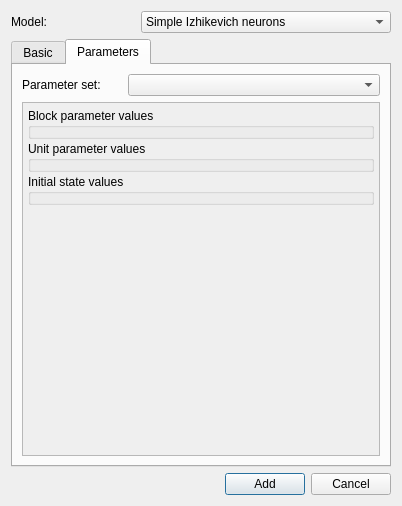
<?xml version="1.0" encoding="UTF-8"?>
<ui version="4.0">
 <class>NewBlockWindow</class>
 <widget class="QDialog" name="NewBlockWindow">
  <property name="geometry">
   <rect>
    <x>0</x>
    <y>0</y>
    <width>402</width>
    <height>506</height>
   </rect>
  </property>
  <property name="windowTitle">
   <string>Dialog</string>
  </property>
  <layout class="QVBoxLayout" name="verticalLayout">
   <item>
    <layout class="QHBoxLayout" name="horizontalLayout">
     <item>
      <widget class="QLabel" name="label">
       <property name="text">
        <string>Model:</string>
       </property>
      </widget>
     </item>
     <item>
      <widget class="QComboBox" name="neuronModelComboBox">
       <item>
        <property name="text">
         <string>Simple Izhikevich neurons</string>
        </property>
       </item>
       <item>
        <property name="text">
         <string>Simple Izhikevich basal ganglia neurons</string>
        </property>
       </item>
       <item>
        <property name="text">
         <string>Cortical Izhikevich</string>
        </property>
       </item>
       <item>
        <property name="text">
         <string>Thalamic Izhikevich neurons</string>
        </property>
       </item>
       <item>
        <property name="text">
         <string>Basal ganglia Izhikevich neurons</string>
        </property>
       </item>
      </widget>
     </item>
    </layout>
   </item>
   <item>
    <widget class="QTabWidget" name="tabWidget">
     <property name="maximumSize">
      <size>
       <width>5000</width>
       <height>6000</height>
      </size>
     </property>
     <property name="currentIndex">
      <number>1</number>
     </property>
     <widget class="QWidget" name="tabBasic">
      <attribute name="title">
       <string>Basic</string>
      </attribute>
      <layout class="QVBoxLayout" name="verticalLayout_4">
       <item>
        <widget class="QLabel" name="label_2">
         <property name="text">
          <string>&lt;html&gt;&lt;head/&gt;&lt;body&gt;&lt;p&gt;&lt;span style=&quot; font-weight:600;&quot;&gt;Basic block parameters:&lt;/span&gt;&lt;/p&gt;&lt;/body&gt;&lt;/html&gt;</string>
         </property>
        </widget>
       </item>
       <item>
        <widget class="QFrame" name="frame">
         <property name="minimumSize">
          <size>
           <width>0</width>
           <height>0</height>
          </size>
         </property>
         <property name="frameShape">
          <enum>QFrame::StyledPanel</enum>
         </property>
         <property name="frameShadow">
          <enum>QFrame::Raised</enum>
         </property>
         <layout class="QGridLayout" name="gridLayout_2">
          <property name="leftMargin">
           <number>2</number>
          </property>
          <property name="topMargin">
           <number>2</number>
          </property>
          <property name="rightMargin">
           <number>2</number>
          </property>
          <property name="bottomMargin">
           <number>2</number>
          </property>
          <property name="spacing">
           <number>3</number>
          </property>
          <item row="3" column="1">
           <widget class="QLineEdit" name="colourLineEdit">
            <property name="text">
             <string>#aaafff</string>
            </property>
           </widget>
          </item>
          <item row="2" column="1">
           <widget class="QLineEdit" name="nameLineEdit">
            <property name="text">
             <string>newBlock</string>
            </property>
           </widget>
          </item>
          <item row="4" column="1">
           <widget class="QCheckBox" name="spatiallyEmbeddedCheckBox">
            <property name="enabled">
             <bool>false</bool>
            </property>
            <property name="text">
             <string/>
            </property>
           </widget>
          </item>
          <item row="2" column="0">
           <widget class="QLabel" name="nameLabel">
            <property name="text">
             <string>name</string>
            </property>
           </widget>
          </item>
          <item row="6" column="0">
           <widget class="QLabel" name="lblNeuronsX">
            <property name="enabled">
             <bool>false</bool>
            </property>
            <property name="text">
             <string>neurons in X:</string>
            </property>
           </widget>
          </item>
          <item row="6" column="1">
           <widget class="QSpinBox" name="spinBoxNeuronsX">
            <property name="enabled">
             <bool>false</bool>
            </property>
            <property name="minimum">
             <number>1</number>
            </property>
            <property name="maximum">
             <number>2048</number>
            </property>
           </widget>
          </item>
          <item row="8" column="1">
           <widget class="QSpinBox" name="spinBoxNeuronsY">
            <property name="enabled">
             <bool>false</bool>
            </property>
            <property name="minimum">
             <number>1</number>
            </property>
            <property name="maximum">
             <number>2048</number>
            </property>
           </widget>
          </item>
          <item row="8" column="0">
           <widget class="QLabel" name="lblNeuronsY">
            <property name="enabled">
             <bool>false</bool>
            </property>
            <property name="text">
             <string>neurons in Y:</string>
            </property>
           </widget>
          </item>
          <item row="3" column="0">
           <widget class="QLabel" name="colourLabel">
            <property name="text">
             <string>colour</string>
            </property>
           </widget>
          </item>
          <item row="4" column="0">
           <widget class="QLabel" name="colourLabel_12">
            <property name="text">
             <string>Spatially embedded</string>
            </property>
           </widget>
          </item>
         </layout>
        </widget>
       </item>
       <item>
        <widget class="QFrame" name="frame_2">
         <property name="minimumSize">
          <size>
           <width>0</width>
           <height>0</height>
          </size>
         </property>
         <property name="frameShape">
          <enum>QFrame::StyledPanel</enum>
         </property>
         <property name="frameShadow">
          <enum>QFrame::Raised</enum>
         </property>
         <layout class="QGridLayout" name="gridLayout">
          <property name="leftMargin">
           <number>2</number>
          </property>
          <property name="topMargin">
           <number>0</number>
          </property>
          <property name="rightMargin">
           <number>2</number>
          </property>
          <property name="bottomMargin">
           <number>0</number>
          </property>
          <property name="spacing">
           <number>2</number>
          </property>
          <item row="0" column="0">
           <widget class="QLabel" name="colourLabel_21">
            <property name="maximumSize">
             <size>
              <width>16777215</width>
              <height>50</height>
             </size>
            </property>
            <property name="font">
             <font>
              <pointsize>11</pointsize>
             </font>
            </property>
            <property name="text">
             <string>Size of block:</string>
            </property>
           </widget>
          </item>
          <item row="0" column="1" rowspan="2">
           <widget class="QSlider" name="heightSlider">
            <property name="minimumSize">
             <size>
              <width>0</width>
              <height>81</height>
             </size>
            </property>
            <property name="maximumSize">
             <size>
              <width>16777215</width>
              <height>81</height>
             </size>
            </property>
            <property name="maximum">
             <number>600</number>
            </property>
            <property name="singleStep">
             <number>10</number>
            </property>
            <property name="value">
             <number>70</number>
            </property>
            <property name="orientation">
             <enum>Qt::Vertical</enum>
            </property>
           </widget>
          </item>
          <item row="1" column="0">
           <widget class="QSlider" name="widthSlider">
            <property name="maximum">
             <number>1400</number>
            </property>
            <property name="singleStep">
             <number>10</number>
            </property>
            <property name="value">
             <number>200</number>
            </property>
            <property name="sliderPosition">
             <number>200</number>
            </property>
            <property name="orientation">
             <enum>Qt::Horizontal</enum>
            </property>
           </widget>
          </item>
         </layout>
        </widget>
       </item>
       <item>
        <widget class="QLabel" name="lblBlock">
         <property name="minimumSize">
          <size>
           <width>100</width>
           <height>36</height>
          </size>
         </property>
         <property name="maximumSize">
          <size>
           <width>300</width>
           <height>130</height>
          </size>
         </property>
         <property name="text">
          <string/>
         </property>
        </widget>
       </item>
       <item>
        <spacer name="verticalSpacer">
         <property name="orientation">
          <enum>Qt::Vertical</enum>
         </property>
         <property name="sizeHint" stdset="0">
          <size>
           <width>20</width>
           <height>40</height>
          </size>
         </property>
        </spacer>
       </item>
       <item>
        <widget class="QLabel" name="warningLabel">
         <property name="text">
          <string/>
         </property>
        </widget>
       </item>
      </layout>
     </widget>
     <widget class="QWidget" name="tab">
      <attribute name="title">
       <string>Parameters</string>
      </attribute>
      <layout class="QVBoxLayout" name="verticalLayout_5">
       <property name="spacing">
        <number>6</number>
       </property>
       <property name="leftMargin">
        <number>9</number>
       </property>
       <property name="topMargin">
        <number>9</number>
       </property>
       <property name="rightMargin">
        <number>9</number>
       </property>
       <property name="bottomMargin">
        <number>9</number>
       </property>
       <item>
        <layout class="QHBoxLayout" name="horizontalLayout_2">
         <item>
          <widget class="QLabel" name="label_3">
           <property name="minimumSize">
            <size>
             <width>100</width>
             <height>0</height>
            </size>
           </property>
           <property name="maximumSize">
            <size>
             <width>100</width>
             <height>16777215</height>
            </size>
           </property>
           <property name="text">
            <string>Parameter set:</string>
           </property>
          </widget>
         </item>
         <item>
          <widget class="QComboBox" name="parameterSetComboBox"/>
         </item>
        </layout>
       </item>
       <item>
        <widget class="QScrollArea" name="scrollArea">
         <property name="widgetResizable">
          <bool>true</bool>
         </property>
         <widget class="QWidget" name="parametersContents">
          <property name="geometry">
           <rect>
            <x>0</x>
            <y>0</y>
            <width>368</width>
            <height>356</height>
           </rect>
          </property>
          <layout class="QVBoxLayout" name="verticalLayout_2">
           <property name="spacing">
            <number>2</number>
           </property>
           <property name="leftMargin">
            <number>5</number>
           </property>
           <property name="topMargin">
            <number>5</number>
           </property>
           <property name="rightMargin">
            <number>5</number>
           </property>
           <property name="bottomMargin">
            <number>5</number>
           </property>
           <item>
            <widget class="QGroupBox" name="fieldsGroupBox">
             <property name="title">
              <string>Block parameter values</string>
             </property>
            </widget>
           </item>
           <item>
            <widget class="QGroupBox" name="parsGroupBox">
             <property name="title">
              <string>Unit parameter values</string>
             </property>
            </widget>
           </item>
           <item>
            <widget class="QGroupBox" name="statesGroupBox">
             <property name="title">
              <string>Initial state values</string>
             </property>
            </widget>
           </item>
           <item>
            <spacer name="verticalSpacer_2">
             <property name="orientation">
              <enum>Qt::Vertical</enum>
             </property>
             <property name="sizeHint" stdset="0">
              <size>
               <width>20</width>
               <height>40</height>
              </size>
             </property>
            </spacer>
           </item>
          </layout>
         </widget>
        </widget>
       </item>
      </layout>
     </widget>
    </widget>
   </item>
   <item>
    <layout class="QHBoxLayout" name="horizontalLayout_5">
     <property name="sizeConstraint">
      <enum>QLayout::SetDefaultConstraint</enum>
     </property>
     <item>
      <spacer name="horizontalSpacer">
       <property name="orientation">
        <enum>Qt::Horizontal</enum>
       </property>
       <property name="sizeHint" stdset="0">
        <size>
         <width>10</width>
         <height>12</height>
        </size>
       </property>
      </spacer>
     </item>
     <item>
      <widget class="QPushButton" name="addButton">
       <property name="text">
        <string>Add</string>
       </property>
      </widget>
     </item>
     <item>
      <widget class="QPushButton" name="exitButton">
       <property name="text">
        <string>Cancel</string>
       </property>
      </widget>
     </item>
    </layout>
   </item>
  </layout>
 </widget>
 <resources/>
 <connections/>
</ui>
